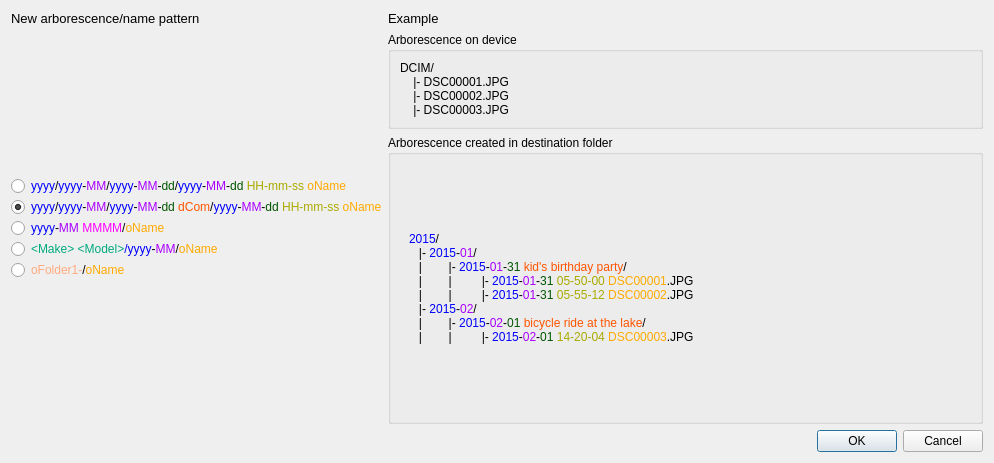
<?xml version="1.0" encoding="UTF-8"?>
<ui version="4.0">
 <class>NewNameSelection</class>
 <widget class="QDialog" name="NewNameSelection">
  <property name="geometry">
   <rect>
    <x>0</x>
    <y>0</y>
    <width>994</width>
    <height>463</height>
   </rect>
  </property>
  <property name="windowTitle">
   <string>Dialog</string>
  </property>
  <layout class="QVBoxLayout" name="verticalLayout_10">
   <item>
    <layout class="QGridLayout" name="gridLayout_2">
     <item row="0" column="0">
      <widget class="QLabel" name="label_5">
       <property name="text">
        <string>&lt;html&gt;&lt;head/&gt;&lt;body&gt;&lt;p&gt;&lt;span style=&quot; font-size:10pt;&quot;&gt;New arborescence/name pattern&lt;/span&gt;&lt;/p&gt;&lt;/body&gt;&lt;/html&gt;</string>
       </property>
      </widget>
     </item>
     <item row="0" column="1">
      <widget class="QLabel" name="label_6">
       <property name="text">
        <string>&lt;html&gt;&lt;head/&gt;&lt;body&gt;&lt;p&gt;&lt;span style=&quot; font-size:10pt;&quot;&gt;Example&lt;/span&gt;&lt;/p&gt;&lt;/body&gt;&lt;/html&gt;</string>
       </property>
      </widget>
     </item>
     <item row="1" column="0">
      <layout class="QVBoxLayout" name="verticalLayout_9">
       <item>
        <spacer name="verticalSpacer_2">
         <property name="orientation">
          <enum>Qt::Vertical</enum>
         </property>
         <property name="sizeHint" stdset="0">
          <size>
           <width>20</width>
           <height>40</height>
          </size>
         </property>
        </spacer>
       </item>
       <item>
        <layout class="QGridLayout" name="radio_grid">
         <item row="1" column="0">
          <widget class="QRadioButton" name="radio_1">
           <property name="text">
            <string/>
           </property>
           <property name="checked">
            <bool>true</bool>
           </property>
          </widget>
         </item>
         <item row="1" column="1">
          <widget class="QLabel" name="pattern_1">
           <property name="text">
            <string>&lt;html&gt;&lt;head/&gt;&lt;body&gt;&lt;p&gt;&lt;span style=&quot; color:#0000ff;&quot;&gt;yyyy&lt;/span&gt;/&lt;span style=&quot; color:#0000ff;&quot;&gt;yyyy&lt;/span&gt;-&lt;span style=&quot; color:#aa00ff;&quot;&gt;MM&lt;/span&gt;/&lt;span style=&quot; color:#0000ff;&quot;&gt;yyyy&lt;/span&gt;-&lt;span style=&quot; color:#aa00ff;&quot;&gt;MM&lt;/span&gt;-&lt;span style=&quot; color:#005500;&quot;&gt;dd &lt;/span&gt;&lt;span style=&quot; color:#ff5500;&quot;&gt;dCom&lt;/span&gt;/&lt;span style=&quot; color:#0000ff;&quot;&gt;yyyy&lt;/span&gt;-&lt;span style=&quot; color:#aa00ff;&quot;&gt;MM&lt;/span&gt;-&lt;span style=&quot; color:#005500;&quot;&gt;dd &lt;/span&gt;&lt;span style=&quot; color:#aaaa00;&quot;&gt;HH-mm-ss &lt;/span&gt;&lt;span style=&quot; color:#ffaa00;&quot;&gt;oName&lt;/span&gt;&lt;/p&gt;&lt;/body&gt;&lt;/html&gt;</string>
           </property>
          </widget>
         </item>
         <item row="0" column="0">
          <widget class="QRadioButton" name="radio_0">
           <property name="text">
            <string/>
           </property>
          </widget>
         </item>
         <item row="2" column="0">
          <widget class="QRadioButton" name="radio_2">
           <property name="text">
            <string/>
           </property>
          </widget>
         </item>
         <item row="4" column="1">
          <widget class="QLabel" name="pattern_4">
           <property name="text">
            <string>&lt;html&gt;&lt;head/&gt;&lt;body&gt;&lt;p&gt;&lt;span style=&quot; color:#ffaa7f;&quot;&gt;oFolder1-&lt;/span&gt;/&lt;span style=&quot; color:#ffaa00;&quot;&gt;oName&lt;/span&gt;&lt;/p&gt;&lt;/body&gt;&lt;/html&gt;</string>
           </property>
          </widget>
         </item>
         <item row="3" column="1">
          <widget class="QLabel" name="pattern_3">
           <property name="text">
            <string>&lt;html&gt;&lt;head/&gt;&lt;body&gt;&lt;p&gt;&lt;span style=&quot; color:#00aa7f;&quot;&gt;&amp;lt;Make&amp;gt; &amp;lt;Model&amp;gt;&lt;/span&gt;&lt;span style=&quot; color:#0000ff;&quot;&gt;/yyyy&lt;/span&gt;-&lt;span style=&quot; color:#aa00ff;&quot;&gt;MM&lt;/span&gt;/&lt;span style=&quot; color:#ffaa00;&quot;&gt;oName&lt;/span&gt;&lt;/p&gt;&lt;/body&gt;&lt;/html&gt;</string>
           </property>
          </widget>
         </item>
         <item row="2" column="1">
          <widget class="QLabel" name="pattern_2">
           <property name="text">
            <string>&lt;html&gt;&lt;head/&gt;&lt;body&gt;&lt;p&gt;&lt;span style=&quot; color:#0000ff;&quot;&gt;yyyy&lt;/span&gt;-&lt;span style=&quot; color:#aa00ff;&quot;&gt;MM &lt;/span&gt;&lt;span style=&quot; color:#ff00ff;&quot;&gt;MMMM&lt;/span&gt;/&lt;span style=&quot; color:#ffaa00;&quot;&gt;oName&lt;/span&gt;&lt;/p&gt;&lt;/body&gt;&lt;/html&gt;</string>
           </property>
          </widget>
         </item>
         <item row="4" column="0">
          <widget class="QRadioButton" name="radio_4">
           <property name="text">
            <string/>
           </property>
          </widget>
         </item>
         <item row="3" column="0">
          <widget class="QRadioButton" name="radio_3">
           <property name="text">
            <string/>
           </property>
          </widget>
         </item>
         <item row="0" column="1">
          <widget class="QLabel" name="pattern_0">
           <property name="text">
            <string>&lt;html&gt;&lt;head/&gt;&lt;body&gt;&lt;p&gt;&lt;span style=&quot; color:#0000ff;&quot;&gt;yyyy&lt;/span&gt;/&lt;span style=&quot; color:#0000ff;&quot;&gt;yyyy&lt;/span&gt;-&lt;span style=&quot; color:#aa00ff;&quot;&gt;MM&lt;/span&gt;/&lt;span style=&quot; color:#0000ff;&quot;&gt;yyyy&lt;/span&gt;-&lt;span style=&quot; color:#aa00ff;&quot;&gt;MM&lt;/span&gt;-&lt;span style=&quot; color:#005500;&quot;&gt;dd&lt;/span&gt;/&lt;span style=&quot; color:#0000ff;&quot;&gt;yyyy&lt;/span&gt;-&lt;span style=&quot; color:#aa00ff;&quot;&gt;MM&lt;/span&gt;-&lt;span style=&quot; color:#005500;&quot;&gt;dd &lt;/span&gt;&lt;span style=&quot; color:#aaaa00;&quot;&gt;HH-mm-ss &lt;/span&gt;&lt;span style=&quot; color:#ffaa00;&quot;&gt;oName&lt;/span&gt;&lt;/p&gt;&lt;/body&gt;&lt;/html&gt;</string>
           </property>
          </widget>
         </item>
        </layout>
       </item>
       <item>
        <spacer name="verticalSpacer">
         <property name="orientation">
          <enum>Qt::Vertical</enum>
         </property>
         <property name="sizeHint" stdset="0">
          <size>
           <width>20</width>
           <height>40</height>
          </size>
         </property>
        </spacer>
       </item>
      </layout>
     </item>
     <item row="1" column="1">
      <layout class="QVBoxLayout" name="verticalLayout_8">
       <item>
        <widget class="QGroupBox" name="groupBox_2">
         <property name="title">
          <string>Arborescence on device</string>
         </property>
         <layout class="QVBoxLayout" name="verticalLayout_7">
          <item>
           <widget class="QLabel" name="label_12">
            <property name="text">
             <string>&lt;html&gt;&lt;head/&gt;&lt;body&gt;&lt;p&gt;DCIM/&lt;br/&gt;
&amp;nbsp;&amp;nbsp;&amp;nbsp;&amp;nbsp;|- DSC00001.JPG&lt;br/&gt;
&amp;nbsp;&amp;nbsp;&amp;nbsp;&amp;nbsp;|- DSC00002.JPG&lt;br/&gt;
&amp;nbsp;&amp;nbsp;&amp;nbsp;&amp;nbsp;|- DSC00003.JPG&lt;/p&gt;&lt;/body&gt;&lt;/html&gt;</string>
            </property>
           </widget>
          </item>
         </layout>
        </widget>
       </item>
       <item>
        <widget class="QGroupBox" name="groupBox">
         <property name="title">
          <string>Arborescence created in destination folder</string>
         </property>
         <layout class="QVBoxLayout" name="verticalLayout_6">
          <item>
           <widget class="QStackedWidget" name="destination_stack">
            <property name="currentIndex">
             <number>1</number>
            </property>
            <widget class="QWidget" name="page_5">
             <layout class="QVBoxLayout" name="verticalLayout_5">
              <item>
               <widget class="QLabel" name="label">
                <property name="text">
                 <string>&lt;html&gt;&lt;head/&gt;&lt;body&gt;&lt;p&gt;&lt;span style=&quot; color:#0000ff;&quot;&gt;2015&lt;/span&gt;/&lt;br/&gt;   |- &lt;span style=&quot; color:#0000ff;&quot;&gt;2015&lt;/span&gt;-&lt;span style=&quot; color:#aa00ff;&quot;&gt;01&lt;/span&gt;/&lt;br/&gt;   |        |- &lt;span style=&quot; color:#0000ff;&quot;&gt;2015&lt;/span&gt;-&lt;span style=&quot; color:#aa00ff;&quot;&gt;01&lt;/span&gt;-&lt;span style=&quot; color:#005500;&quot;&gt;31&lt;/span&gt;/&lt;br/&gt;   |        |         |- &lt;span style=&quot; color:#0000ff;&quot;&gt;2015&lt;/span&gt;-&lt;span style=&quot; color:#aa00ff;&quot;&gt;01&lt;/span&gt;-&lt;span style=&quot; color:#005500;&quot;&gt;31&lt;/span&gt;&lt;span style=&quot; color:#aaaa00;&quot;&gt; 05-50-00 &lt;/span&gt;&lt;span style=&quot; color:#ffaa00;&quot;&gt;DSC00001&lt;/span&gt;.JPG&lt;br/&gt;   |        |         |- &lt;span style=&quot; color:#0000ff;&quot;&gt;2015&lt;/span&gt;-&lt;span style=&quot; color:#aa00ff;&quot;&gt;01&lt;/span&gt;-&lt;span style=&quot; color:#005500;&quot;&gt;31 &lt;/span&gt;&lt;span style=&quot; color:#aaaa00;&quot;&gt;05-55-12 &lt;/span&gt;&lt;span style=&quot; color:#ffaa00;&quot;&gt;DSC00002&lt;/span&gt;.JPG&lt;br/&gt;   |- &lt;span style=&quot; color:#0000ff;&quot;&gt;2015&lt;/span&gt;-&lt;span style=&quot; color:#aa00ff;&quot;&gt;02&lt;/span&gt;/&lt;br/&gt;   |        |- &lt;span style=&quot; color:#0000ff;&quot;&gt;2015&lt;/span&gt;-&lt;span style=&quot; color:#aa00ff;&quot;&gt;02&lt;/span&gt;-&lt;span style=&quot; color:#005500;&quot;&gt;01&lt;/span&gt;/&lt;br/&gt;   |        |         |- &lt;span style=&quot; color:#0000ff;&quot;&gt;2015&lt;/span&gt;-&lt;span style=&quot; color:#aa00ff;&quot;&gt;02&lt;/span&gt;-&lt;span style=&quot; color:#005500;&quot;&gt;01&lt;/span&gt;&lt;span style=&quot; color:#aaaa00;&quot;&gt; 14-20-04 &lt;/span&gt;&lt;span style=&quot; color:#ffaa00;&quot;&gt;DSC00003&lt;/span&gt;.JPG &lt;/p&gt;&lt;/body&gt;&lt;/html&gt;</string>
                </property>
               </widget>
              </item>
             </layout>
            </widget>
            <widget class="QWidget" name="page">
             <layout class="QVBoxLayout" name="verticalLayout">
              <item>
               <widget class="QLabel" name="label_2">
                <property name="text">
                 <string>&lt;html&gt;&lt;head/&gt;&lt;body&gt;&lt;p&gt;&lt;span style=&quot; color:#0000ff;&quot;&gt;2015&lt;/span&gt;/&lt;br/&gt;   |- &lt;span style=&quot; color:#0000ff;&quot;&gt;2015&lt;/span&gt;-&lt;span style=&quot; color:#aa00ff;&quot;&gt;01&lt;/span&gt;/&lt;br/&gt;   |        |- &lt;span style=&quot; color:#0000ff;&quot;&gt;2015&lt;/span&gt;-&lt;span style=&quot; color:#aa00ff;&quot;&gt;01&lt;/span&gt;-&lt;span style=&quot; color:#005500;&quot;&gt;31&lt;/span&gt;&lt;span style=&quot; color:#ff5500;&quot;&gt; kid's birthday party&lt;/span&gt;/&lt;br/&gt;   |        |         |- &lt;span style=&quot; color:#0000ff;&quot;&gt;2015&lt;/span&gt;-&lt;span style=&quot; color:#aa00ff;&quot;&gt;01&lt;/span&gt;-&lt;span style=&quot; color:#005500;&quot;&gt;31&lt;/span&gt;&lt;span style=&quot; color:#aaaa00;&quot;&gt; 05-50-00 &lt;/span&gt;&lt;span style=&quot; color:#ffaa00;&quot;&gt;DSC00001&lt;/span&gt;.JPG&lt;br/&gt;   |        |         |- &lt;span style=&quot; color:#0000ff;&quot;&gt;2015&lt;/span&gt;-&lt;span style=&quot; color:#aa00ff;&quot;&gt;01&lt;/span&gt;-&lt;span style=&quot; color:#005500;&quot;&gt;31 &lt;/span&gt;&lt;span style=&quot; color:#aaaa00;&quot;&gt;05-55-12 &lt;/span&gt;&lt;span style=&quot; color:#ffaa00;&quot;&gt;DSC00002&lt;/span&gt;.JPG&lt;br/&gt;   |- &lt;span style=&quot; color:#0000ff;&quot;&gt;2015&lt;/span&gt;-&lt;span style=&quot; color:#aa00ff;&quot;&gt;02&lt;/span&gt;/&lt;br/&gt;   |        |- &lt;span style=&quot; color:#0000ff;&quot;&gt;2015&lt;/span&gt;-&lt;span style=&quot; color:#aa00ff;&quot;&gt;02&lt;/span&gt;-&lt;span style=&quot; color:#005500;&quot;&gt;01&lt;/span&gt;&lt;span style=&quot; color:#ff5500;&quot;&gt; bicycle ride at the lake&lt;/span&gt;/&lt;br/&gt;   |        |         |- &lt;span style=&quot; color:#0000ff;&quot;&gt;2015&lt;/span&gt;-&lt;span style=&quot; color:#aa00ff;&quot;&gt;02&lt;/span&gt;-&lt;span style=&quot; color:#005500;&quot;&gt;01&lt;/span&gt;&lt;span style=&quot; color:#aaaa00;&quot;&gt; 14-20-04 &lt;/span&gt;&lt;span style=&quot; color:#ffaa00;&quot;&gt;DSC00003&lt;/span&gt;.JPG &lt;/p&gt;&lt;/body&gt;&lt;/html&gt;</string>
                </property>
               </widget>
              </item>
             </layout>
            </widget>
            <widget class="QWidget" name="page_3">
             <layout class="QVBoxLayout" name="verticalLayout_3">
              <item>
               <widget class="QLabel" name="label_8">
                <property name="text">
                 <string>&lt;html&gt;&lt;head/&gt;&lt;body&gt;&lt;p&gt;&lt;span style=&quot; color:#0000ff;&quot;&gt;2015&lt;/span&gt;-&lt;span style=&quot; color:#aa00ff;&quot;&gt;01 &lt;/span&gt;&lt;span style=&quot; color:#ff00ff;&quot;&gt;January&lt;/span&gt;/&lt;br/&gt;&amp;nbsp;&amp;nbsp;&amp;nbsp;&amp;nbsp;&amp;nbsp;&amp;nbsp;&amp;nbsp;&amp;nbsp;&amp;nbsp;&amp;nbsp;|- &lt;span style=&quot; color:#ffaa00;&quot;&gt;DSC00001&lt;/span&gt;.JPG&lt;br/&gt;&amp;nbsp;&amp;nbsp;&amp;nbsp;&amp;nbsp;&amp;nbsp;&amp;nbsp;&amp;nbsp;&amp;nbsp;&amp;nbsp;&amp;nbsp;|- &lt;span style=&quot; color:#ffaa00;&quot;&gt;DSC00002&lt;/span&gt;.JPG&lt;br/&gt;&lt;span style=&quot; color:#0000ff;&quot;&gt;2015&lt;/span&gt;-&lt;span style=&quot; color:#aa00ff;&quot;&gt;02 &lt;/span&gt;&lt;span style=&quot; color:#ff00ff;&quot;&gt;February&lt;/span&gt;/&lt;br/&gt;&amp;nbsp;&amp;nbsp;&amp;nbsp;&amp;nbsp;&amp;nbsp;&amp;nbsp;&amp;nbsp;&amp;nbsp;&amp;nbsp;&amp;nbsp;|- &lt;span style=&quot; color:#ffaa00;&quot;&gt;DSC00003&lt;/span&gt;.JPG&lt;/p&gt;&lt;/body&gt;&lt;/html&gt;</string>
                </property>
               </widget>
              </item>
             </layout>
            </widget>
            <widget class="QWidget" name="page_4">
             <layout class="QVBoxLayout" name="verticalLayout_4">
              <item>
               <widget class="QLabel" name="label_10">
                <property name="text">
                 <string>&lt;html&gt;&lt;head/&gt;&lt;body&gt;&lt;p&gt;&lt;span style=&quot; color:#55aa7f;&quot;&gt;FUJIFILM X-M1&lt;/span&gt;&lt;span style=&quot; color:#0000ff;&quot;&gt;/&lt;br/&gt;&lt;/span&gt;          |- &lt;span style=&quot; color:#0000ff;&quot;&gt;2015&lt;/span&gt;-&lt;span style=&quot; color:#aa00ff;&quot;&gt;01 &lt;/span&gt;&lt;span style=&quot; color:#ff00ff;&quot;&gt;January&lt;/span&gt;/&lt;br/&gt;                    |- &lt;span style=&quot; color:#ffaa00;&quot;&gt;DSC00001&lt;/span&gt;.JPG&lt;br/&gt;                    |- &lt;span style=&quot; color:#ffaa00;&quot;&gt;DSC00002&lt;/span&gt;.JPG&lt;br/&gt;          |- &lt;span style=&quot; color:#0000ff;&quot;&gt;2015&lt;/span&gt;-&lt;span style=&quot; color:#aa00ff;&quot;&gt;02 &lt;/span&gt;&lt;span style=&quot; color:#ff00ff;&quot;&gt;February&lt;/span&gt;/&lt;br/&gt;                    |- &lt;span style=&quot; color:#ffaa00;&quot;&gt;DSC00003&lt;/span&gt;.JPG&lt;/p&gt;&lt;/body&gt;&lt;/html&gt;</string>
                </property>
               </widget>
              </item>
             </layout>
            </widget>
            <widget class="QWidget" name="page_2">
             <layout class="QVBoxLayout" name="verticalLayout_2">
              <item>
               <widget class="QLabel" name="label_13">
                <property name="text">
                 <string>&lt;html&gt;&lt;head/&gt;&lt;body&gt;&lt;p&gt;&lt;span style=&quot; color:#ffaa7f;&quot;&gt;DCIM&lt;/span&gt;/&lt;br/&gt;    |- &lt;span style=&quot; color:#ffaa00;&quot;&gt;DSC00001&lt;/span&gt;.JPG&lt;br/&gt;    |- &lt;span style=&quot; color:#ffaa00;&quot;&gt;DSC00002&lt;/span&gt;.JPG&lt;br/&gt;    |- &lt;span style=&quot; color:#ffaa00;&quot;&gt;DSC00003&lt;/span&gt;.JPG&lt;/p&gt;&lt;/body&gt;&lt;/html&gt;</string>
                </property>
               </widget>
              </item>
             </layout>
            </widget>
           </widget>
          </item>
         </layout>
        </widget>
       </item>
      </layout>
     </item>
    </layout>
   </item>
   <item>
    <widget class="QDialogButtonBox" name="buttonBox">
     <property name="orientation">
      <enum>Qt::Horizontal</enum>
     </property>
     <property name="standardButtons">
      <set>QDialogButtonBox::Cancel|QDialogButtonBox::Ok</set>
     </property>
    </widget>
   </item>
  </layout>
 </widget>
 <resources/>
 <connections>
  <connection>
   <sender>buttonBox</sender>
   <signal>accepted()</signal>
   <receiver>NewNameSelection</receiver>
   <slot>accept()</slot>
   <hints>
    <hint type="sourcelabel">
     <x>231</x>
     <y>430</y>
    </hint>
    <hint type="destinationlabel">
     <x>157</x>
     <y>274</y>
    </hint>
   </hints>
  </connection>
  <connection>
   <sender>buttonBox</sender>
   <signal>rejected()</signal>
   <receiver>NewNameSelection</receiver>
   <slot>reject()</slot>
   <hints>
    <hint type="sourcelabel">
     <x>299</x>
     <y>436</y>
    </hint>
    <hint type="destinationlabel">
     <x>286</x>
     <y>274</y>
    </hint>
   </hints>
  </connection>
 </connections>
</ui>
